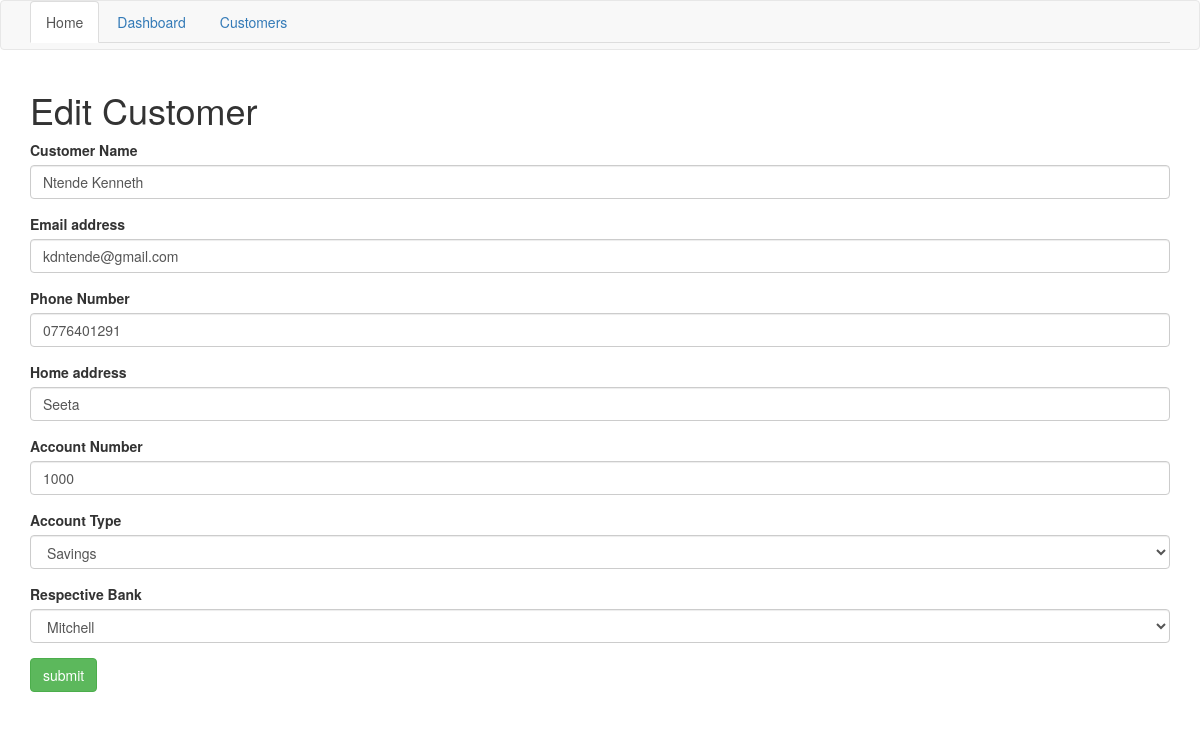
/edit_customer/1, run on the app's committed database.
### tables this page shows
CREATE TABLE customers(
id INTEGER PRIMARY KEY AUTOINCREMENT,
name TEXT NOT NULL,
email TEXT NOT NULL,
phon_num TEXT NOT NULL,
address TEXT NOT NULL,
acct_num TEXT NOT NULL UNIQUE,
amount INTEGER,
acct_type TEXT,
bank_id TEXT,
FOREIGN KEY(acct_type) REFERENCES accounts(acct_type),
FOREIGN KEY(bank_id) REFERENCES banks(name)
);

### init.py (the view, shortened to what this page needs)
@app.route('/edit_customer/<string:id>', methods=['GET', 'POST'])
def edit_customer(id):
    conn = connect(())
    customs = conn.execute("SELECT * FROM customers WHERE id = ?", [id]).fetchone()
    bank = conn.execute("SELECT * FROM banks").fetchall()
    type = conn.execute("SELECT * FROM accounts").fetchall()
    form = CustomerForm()
    form.name.data = customs[1]
    form.email.data = customs[2]
    form.phon_num.data = customs[3]
    form.address.data = customs[4]
    form.acct_num.data = customs[5]
    form.acct_type = customs[6]
    form.bank_id.data = customs[7]
    return render_template('edit_customer.html', form=form, banks=bank, types=type)

### init.py
class CustomerForm(Form):
    name = StringField('Customer Name', [validators.Length(min=3, max=80)])
    email = StringField('Email address', [validators.Length(min=3, max=80)])
    phon_num = StringField('Phone Number', [validators.Length(min=3, max=80)])
    address = StringField('Home address', [validators.Length(min=3, max=80)])
    acct_num = StringField('Account Number', [validators.Length(min=3, max=80)])
    acct_type = StringField('Account type')
    bank_id = StringField('Respective Bank')

### init.py (called while the page is built)
def connect(self):
    return sqlite3.connect('banksys.db')

### templates/edit_customer.html
{% extends 'layout.html' %}
{% block body %}
   <h1>Edit Customer</h1>
    {% from "includes/_formhelpers.html" import render_field %}
    <form action="" method="POST">
        <div class="form-group">
            {{ render_field(form.name, class_="form-control") }}
        </div>
        <div class="form-group">
            {{ render_field(form.email, class_="form-control") }}
        </div>
        <div class="form-group">
            {{ render_field(form.phon_num, class_="form-control") }}
        </div>
        <div class="form-group">
            {{ render_field(form.address, class_="form-control") }}
        </div>
        <div class="form-group">
            {{ render_field(form.acct_num, class_="form-control") }}
        </div>
         <div class="form-group">
          <label for="Account type">Account Type</label>
            <select id="Account type" class="form-control" name="acct_type">
                {% for type in types %}
                    <option>{{type[1]}}</option>
                {% endfor %}
            </select>
        </div>
         <div class="form-group">
            <label for="Respective Bank">Respective Bank</label>
            <select id = "Respective Bank" class="form-control" name="bank_id">
                {% for bank in banks %}
                    <option>{{bank[1]}}</option>
                {% endfor %}
            </select>
        </div>
        <p><input class="btn btn-success" type="submit" value="submit"></p>
    </form>
{% endblock %}

### templates/includes/_formhelpers.html (shortened to what this page needs)
{% macro render_field(field) %}
    {{ field.label }}
    {{ field(**kwargs)|safe }}
{% endmacro %}

### data on the page
customers: name "Ntende Kenneth", email "kdntende@gmail.com", phon_num "0776401291", address "Seeta", acct_num "1000"

### other printed values
{{ field.label }} "Customer Name Email address Phone Number Home address Account Number"
form field acct_type "Savings"
form field bank_id "Mitchell"
